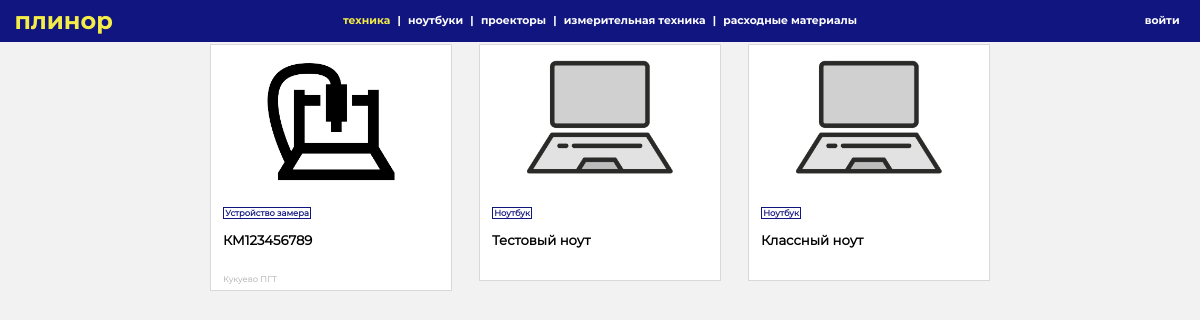
The page / on the database its author committed.
### tables this page shows
CREATE TABLE `technic` (
  `id` int(11) NOT NULL,
  `inv_id` text NOT NULL,
  `model_full` text NOT NULL,
  `model_short` text NOT NULL,
  `serial_id` text NOT NULL,
  `model_opt` text,
  `model_cond` text,
  `stg_name` text NOT NULL,
  `model_work` int(11) NOT NULL,
  `model_reserve` int(11) NOT NULL,
  `amount` int(11) NOT NULL DEFAULT '1',
  `photo_gall` text,
  `typ` int(11) NOT NULL
);

### bizz/view/view_form.php (called while the page is built)
<?php
include "bizz/view/view_hat.php";
include "bizz/view/view_menu.php";
include "bizz/view/$content_view";

### bizz/core/view.php (called while the page is built)
<?php
class View
{
    function generate($content_view, $template_view, $data = null)
    {
        include 'bizz/view/'.$template_view;
    }
}

### bizz/controler/controller_main.php (called while the page is built, shortened)
<?php
class Controller_Main extends Controller
{
    var $model_main=NULL;
    public function __construct($way)
    {
        $this->model_main = new Model_main();
    }
    function action_index()
    {
        $data=$this->model_main->model_load(0,0);
        $this->view->generate('view_main.php', 'view_form.php',$data);
    }
}

### bizz/bootstrap.php (called while the page is built, shortened)
<?php
require_once 'core/model.php';
require_once 'core/view.php';
Route::start($routes);

### index.php (called while the page is built, shortened)
<?php
$routes = explode('/', $_SERVER['SERVER_NAME'].$_SERVER['REQUEST_URI']);
require_once 'bizz/bootstrap.php';

### bizz/core/model.php (called while the page is built, shortened)
<?php
class Model
{
    function __construct()
    {
        $this->db = new MySQL("localhost", "root","root","plinor");
    }
}

### bizz/model/model_main.php (called while the page is built, shortened)
<?php
class Model_main extends Model
{
    public function model_load($tag,$where)
    {
        $cond='';
        $result[0] = $this->db->query("SELECT * FROM technic $cond");
        return $result;
    }
}

### bizz/core/MySQL.php (called while the page is built)
<?php
class MySQL extends mysqli
{
    public static $request=array();
    public  function query($req,$resultmode = MYSQLI_STORE_RESULT){
        array_unshift(self::$request,$req);
        return parent::query($req);
    }
}

### bizz/view/view_main.php (the view, shortened to what this page needs)
<article class="landing_main">
    <?php foreach ($data[0] as $value):?>
            <div class="soft_news_cont">
                <a href="<?php echo URL_BASE;?>/article/index/<?php echo $value['id']; ?>">
                    <div class="single_new">
                        <div class="single_img">
                            <img src="
                            <?php
                            switch($value['typ']){
                                case 1: echo URL_BASE."/pic/orig/noutbook.png";break;
                                case 3: echo URL_BASE."/pic/orig/machine.png";break;
                            }
                            ?>
                            ">
                        </div>
                        <div class="news_text">
                                <div class="news_tags">
                                    <?php
                                    switch($value['typ']){
                                        case 1: echo "Ноутбук";break;
                                        case 3: echo "Устройство замера";break;
                                    }
                                    ?>
                                </div>
                            <div class="news_name">
                                <?php echo $value['model_short']; ?>
                            </div>
                            <div class="news_date">
                                <?php echo $value['stg_name']; ?>
                            </div>
                        </div>
                    </div>
                </a>
            </div>
    <? endforeach; ?>
</article>

### css/landing.css (style rules this page uses)
html { height: 100%; margin: 0; padding: 0; }
article { margin: 0 auto; margin-top: 4vh; position: relative; width: 65vw; padding: 0.5vw 1vw; display: flex; flex-direction: column; font-family: Monc; height: 100%; }
article div { margin: 0.5vw 0vw 0 0; }
.landing_main { display: flex; flex-direction: row; flex-wrap: wrap; justify-content: space-between; }
.soft_news_cont { display: flex; flex-direction: row; justify-content: space-between; justify-items: center; }
.single_new { width: 20vw; height: auto; position: relative; border: 1.5px solid rgba(0, 0, 0, .15); border-radius: 0.5px; background: white; margin-top: 0; }
.single_img { width: 100%; height: 12.5vw; text-align: center; position: relative; padding: 0; margin-top: 0; }
.single_img img { width: auto; max-width: 100%; height: 100%; }
a { text-decoration: none; color: black; }
.news_text { padding: 0vw 1vw 0.5vw 1vw; }
.news_tags { border: 1px solid rgb(17, 21, 127); color: rgb(17, 21, 127); padding: 0 0.1vw; font-weight: bold; font-size: 0.7vw; display: inline-block; }
.news_name { margin-top: 1vw; font-weight: bold; font-size: 1.1vw; height: 2vw; }
.news_date { font-size: 0.7vw; color: darkgray; margin-top: 1.5vw; }

### css/menu.css (style rules this page uses)
body { font-family: PF Regal, PF Regal Text Pro, Georgia, serif; margin: 0 0; background: rgb(242, 242, 242); overflow-x: hidden; }

### rows shown on the page
technic: shows a picture, typ "Устройство замера", model_short "КМ123456789", stg_name "Кукуево ПГТ"
technic: typ "Ноутбук", model_short "Тестовый ноут"
technic: typ "Ноутбук", model_short "Классный ноут"
